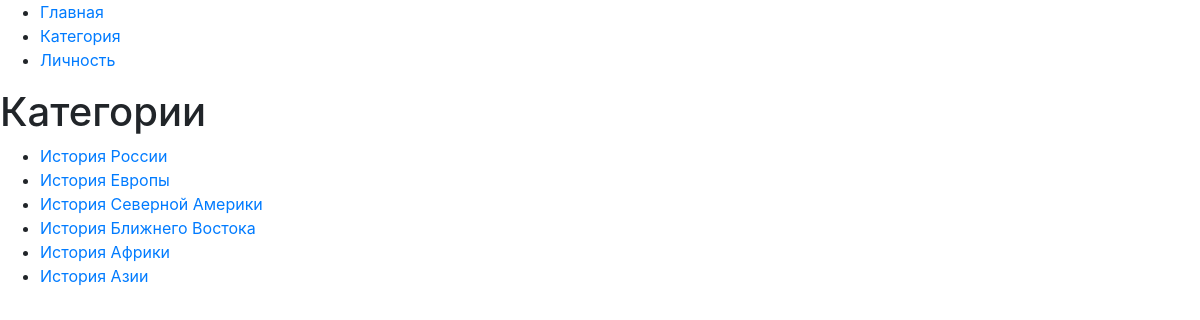
The page /category/ on the database its author committed.
### history/models.py (models this page shows)
class Category(models.Model):
    name = models.CharField(max_length=128)
    desc = models.TextField(blank=True)
    def __str__(self):
        return self.name
    class Meta:
        verbose_name = 'Категория'
        verbose_name_plural = 'Категории'

### history/views.py (the view)
# urls.py: path('category/', history.category),
def category(request):
    categories = Category.objects.all()
    context = {
        'categories': categories,
        'page_title': 'каталог'
    }
    return render(request, 'history/category.html', context)

### history/templates/history/category.html
{% extends 'history/base.html' %}
{% block content %}
    <h1>Категории</h1>
    <div class="catalog-menu">
        <ul>
            {% for item in categories %}
                <li>
                    <a href="">
                        {{ item }}
                    </a>
                </li>
            {% endfor %}
        </ul>
    </div>
{% endblock %}

### rows shown on the page
Category: name "История России"
Category: name "История Европы"
Category: name "История Северной Америки"
Category: name "История Ближнего Востока"
Category: name "История Африки"
Category: name "История Азии"
